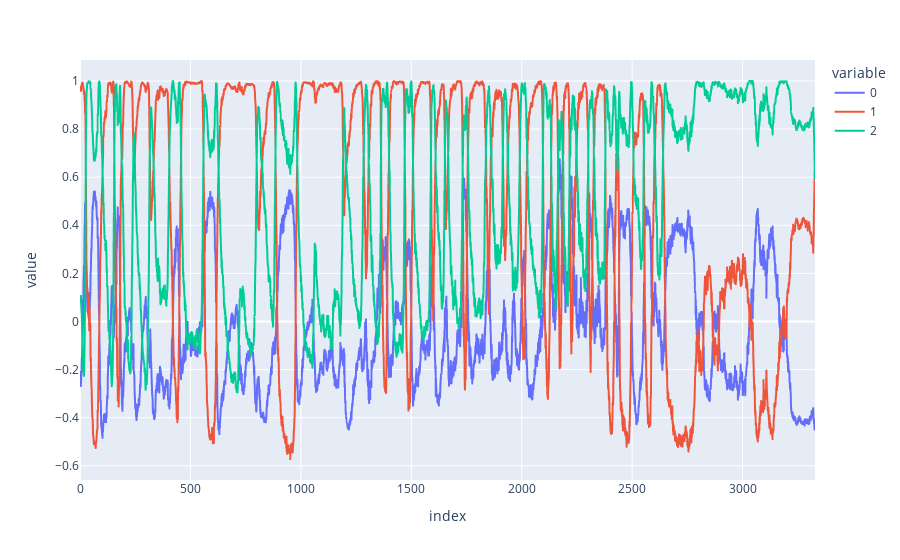

Notebook source saved alongside this figure:
### Code cell
px.line(embedding[:3329,:])

### Figure 1 — Plotly figure (JSON) as saved in the notebook; plotly's stock layout.template omitted (floating-point values rounded to 4 significant figures; data arrays with more than 128 entries replaced by an {"elided": "..."} marker saying what was removed)
{"data": [{"hovertemplate": "variable=0<br>index=%{x}<br>value=%{y}<extra></extra>", "legendgroup": "0", "line": {"color": "#636efa", "dash": "solid"}, "marker": {"symbol": "circle"}, "mode": "lines", "name": "0", "showlegend": true, "type": "scattergl", "x": {"elided": "3329 int values"}, "xaxis": "x", "y": {"elided": "3329 float values"}, "yaxis": "y"}, {"hovertemplate": "variable=1<br>index=%{x}<br>value=%{y}<extra></extra>", "legendgroup": "1", "line": {"color": "#EF553B", "dash": "solid"}, "marker": {"symbol": "circle"}, "mode": "lines", "name": "1", "showlegend": true, "type": "scattergl", "x": {"elided": "3329 int values"}, "xaxis": "x", "y": {"elided": "3329 float values"}, "yaxis": "y"}, {"hovertemplate": "variable=2<br>index=%{x}<br>value=%{y}<extra></extra>", "legendgroup": "2", "line": {"color": "#00cc96", "dash": "solid"}, "marker": {"symbol": "circle"}, "mode": "lines", "name": "2", "showlegend": true, "type": "scattergl", "x": {"elided": "3329 int values"}, "xaxis": "x", "y": {"elided": "3329 float values"}, "yaxis": "y"}], "layout": {"legend": {"title": {"text": "variable"}, "tracegroupgap": 0}, "margin": {"t": 60}, "xaxis": {"anchor": "y", "domain": [0, 1], "title": {"text": "index"}}, "yaxis": {"anchor": "x", "domain": [0, 1], "title": {"text": "value"}}}}
